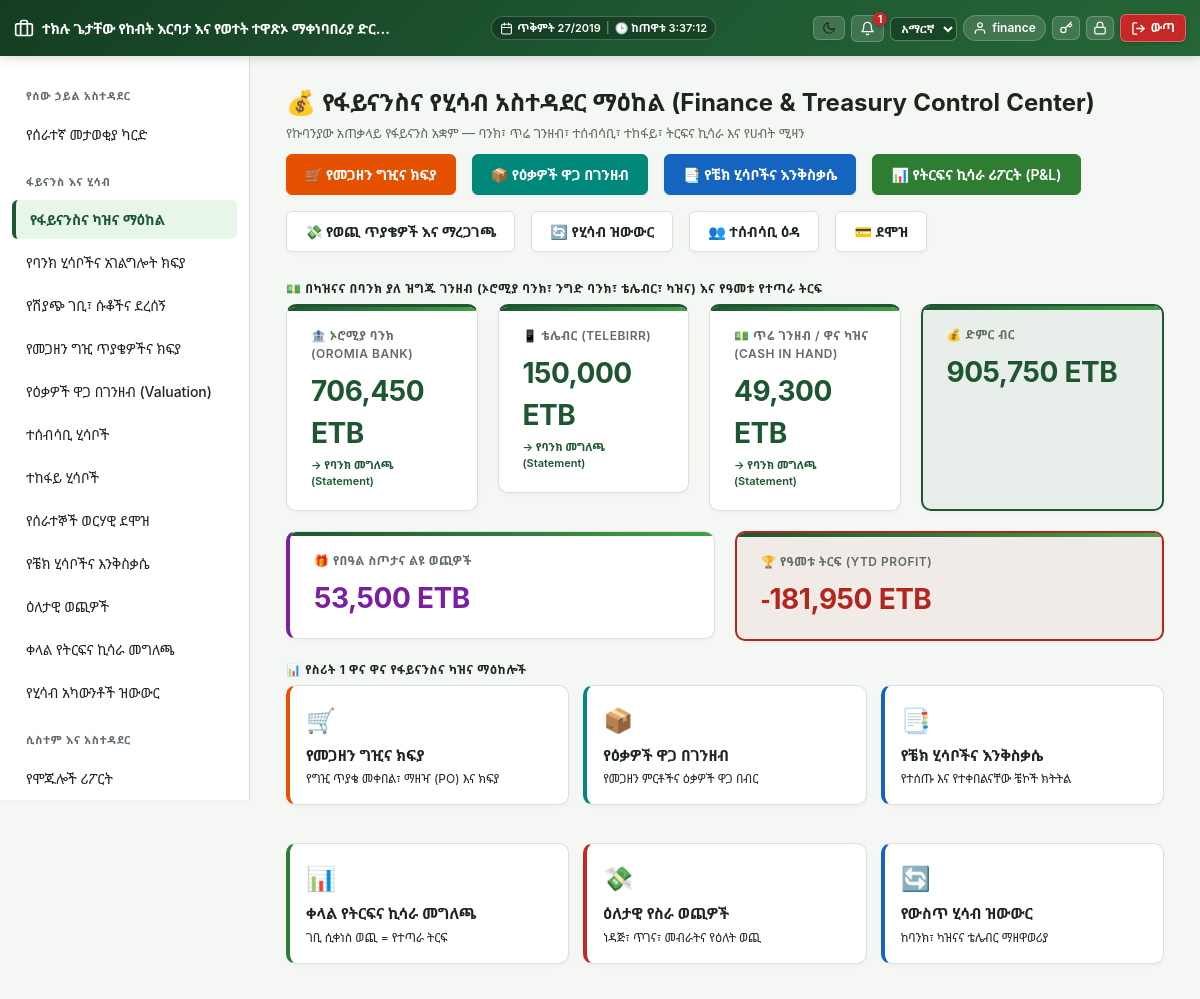
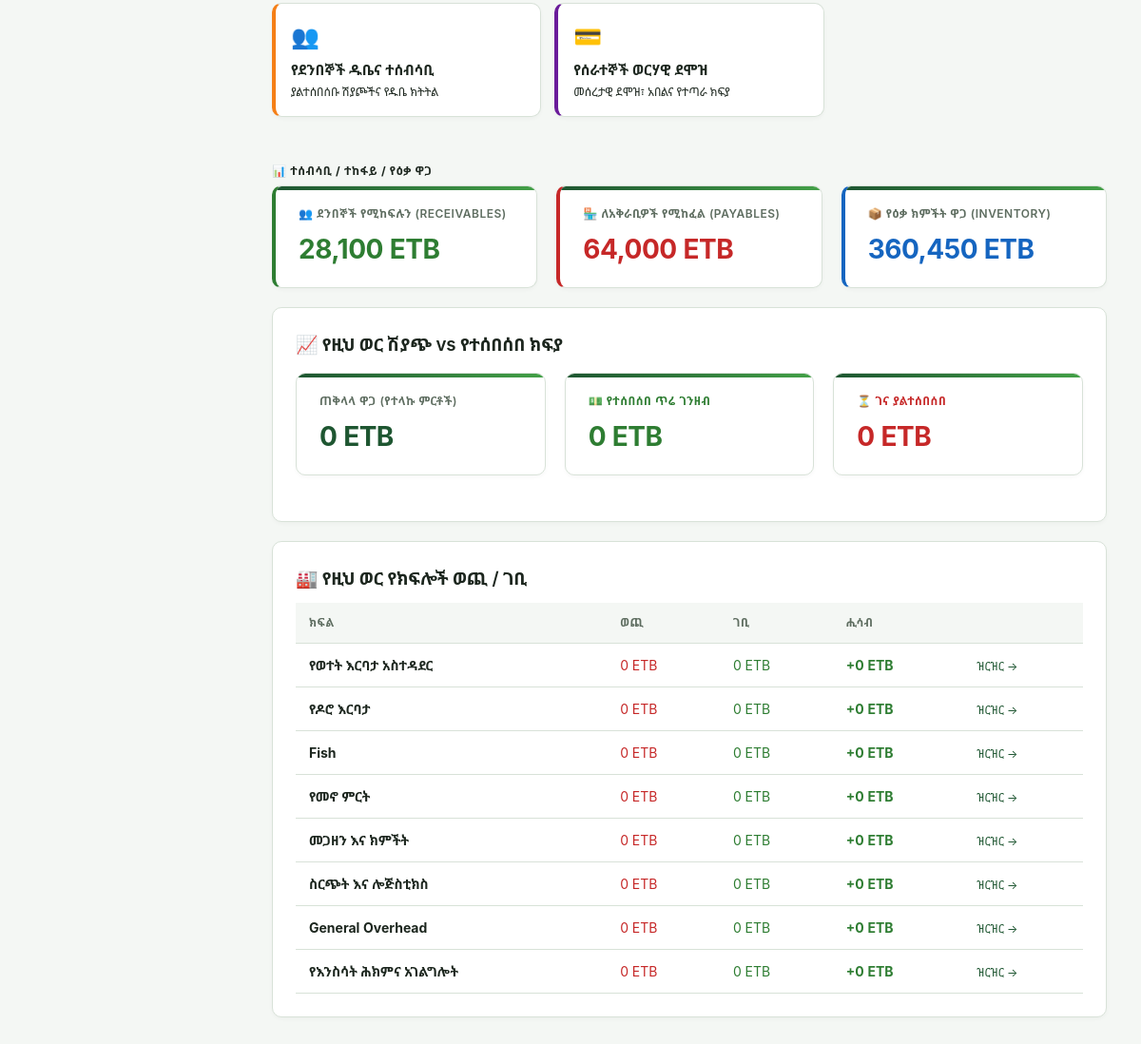
/modules/finance/dashboard.php (signed in), run on an earlier commit of the app's database (2 pictures, top to bottom).
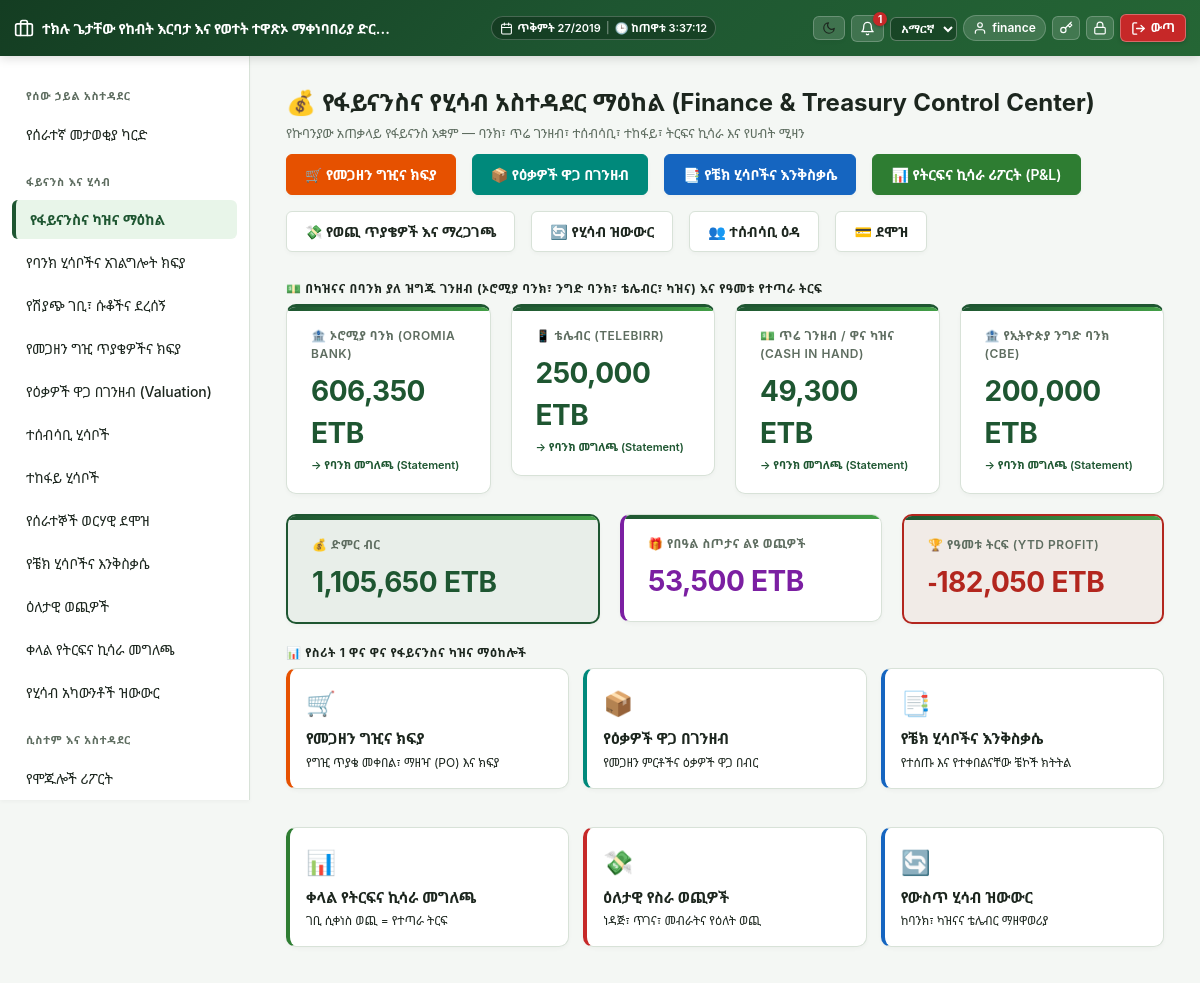
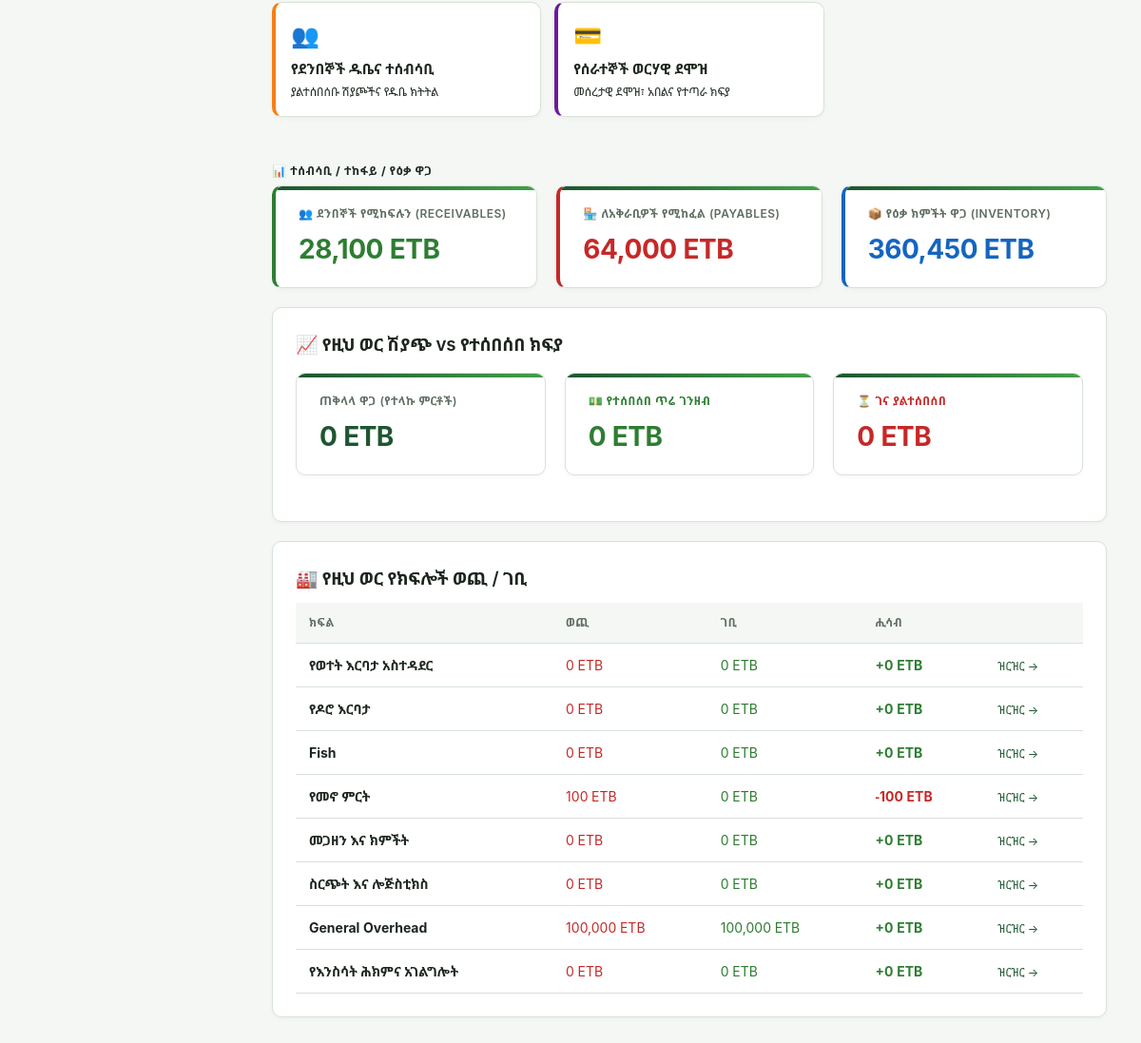
And on a later commit of the database (2 pictures, top to bottom).
### tables this page shows
CREATE TABLE `fin_bank_accounts` (
  `id` int(11) NOT NULL,
  `bank_name` varchar(100) NOT NULL DEFAULT 'Oromia Bank',
  `account_type` enum('bank','cash','mobile') NOT NULL DEFAULT 'bank',
  `account_name` varchar(150) NOT NULL,
  `account_number` varchar(50) NOT NULL,
  `opening_balance` decimal(14,2) NOT NULL DEFAULT 0.00,
  `created_at` datetime DEFAULT current_timestamp()
);

### includes/auth.php (called while the page is built, shortened)
<?php
require_once __DIR__ . '/../config/db.php';
require_once __DIR__ . '/functions.php';
function current_user(): ?array
{
    return $_SESSION['user'] ?? null;
}
function has_role($allowedRoles): bool
{
    $user = current_user();
    return in_array($user['role'], $allowedRoles, true);
}

### includes/functions.php (called while the page is built, shortened)
<?php
require_once __DIR__ . '/../config/db.php';
require_once __DIR__ . '/ethiopian_calendar.php';
function h(?string $s): string { return htmlspecialchars($s ?? '', ENT_QUOTES, 'UTF-8'); }
function finance_balance_by_method(): array
{
    $accounts = db()->query(
        "SELECT id, account_type, opening_balance, account_name, bank_name FROM fin_bank_accounts ORDER BY id"
    )->fetchAll();
    $result = ['bank' => 0.0, 'cash' => 0.0, 'mobile' => 0.0, '_accounts' => []];
    foreach ($accounts as $acc) {
        $opening = (float) $acc['opening_balance'];
        $stmt = db()->prepare(
            "SELECT direction, COALESCE(SUM(amount),0) AS total
             FROM fin_transactions WHERE bank_account_id = ? GROUP BY direction"
        );
        $stmt->execute([$acc['id']]);
        $flows = $stmt->fetchAll(PDO::FETCH_KEY_PAIR);
        $balance = $opening + (float)($flows['inflow'] ?? 0) - (float)($flows['outflow'] ?? 0);
        $type = $acc['account_type'] ?: 'bank';
        if ($acc['id'] === (int)(db()->query("SELECT MIN(id) FROM fin_bank_accounts WHERE account_type='bank'")->fetchColumn())) {
            $unlinked = db()->query(
                "SELECT direction, COALESCE(SUM(amount),0) AS total
                 FROM fin_transactions WHERE bank_account_id IS NULL GROUP BY direction"
            )->fetchAll(PDO::FETCH_KEY_PAIR);
            $balance += (float)($unlinked['inflow'] ?? 0) - (float)($unlinked['outflow'] ?? 0);
        }
        $result[$type] = ($result[$type] ?? 0.0) + $balance;
        $result['_accounts'][] = [
            'id'      => $acc['id'],
            'name'    => $acc['bank_name'] ?: $acc['account_name'],
            'type'    => $type,
            'balance' => $balance,
        ];
    }
    return $result;
}
function current_locale(): string
{
    $user = current_user();
    $locale = $user['locale'] ?? ($_SESSION['guest_locale'] ?? 'en');
    return array_key_exists($locale, SUPPORTED_LOCALES) ? $locale : 'en';
}
function t(string $key, ?string $fallback = null): string
{
    static $cache = [];
    $locale = current_locale();
    if (!isset($cache[$locale])) {
        $path = __DIR__ . "/lang/{$locale}.php";
        $cache[$locale] = file_exists($path) ? require $path : [];
    }
    if (!isset($cache['en'])) {
        $pathEn = __DIR__ . '/lang/en.php';
        $cache['en'] = file_exists($pathEn) ? require $pathEn : [];
    }
    return $cache[$locale][$key] ?? $cache['en'][$key] ?? $fallback ?? $key;
}
function current_theme(): string
{
    $user = current_user();
    $theme = $user['theme'] ?? ($_SESSION['guest_theme'] ?? 'light');
    return $theme === 'dark' ? 'dark' : 'light';
}

### config/db.php (called while the page is built, shortened)
<?php
function db(): PDO
{
    static $pdo = null;
    if ($pdo === null) {
        try {
            $pdo = new PDO(
                "mysql:host=" . DB_HOST . ";dbname=" . DB_NAME . ";charset=utf8mb4",
                DB_USER,
                DB_PASS,
                [
                    PDO::ATTR_ERRMODE => PDO::ERRMODE_EXCEPTION,
                    PDO::ATTR_DEFAULT_FETCH_MODE => PDO::FETCH_ASSOC,
                ]
            );
        } catch (PDOException $e) {
            die('Database connection failed: ' . htmlspecialchars($e->getMessage()) .
                '<br>Check config/db.php — is MySQL running in XAMPP, and does the "aleltu_eifms" database exist?');
        }
    }
    return $pdo;
}

### includes/ethiopian_calendar.php (called while the page is built, shortened)
<?php
class EthiopianDate {
    public static function fromGregorian(int $gy, int $gm, int $gd): array {
        $jdn = gregoriantojd($gm, $gd, $gy);
        $r = ($jdn - self::ETHIOPIC_EPOCH) % 1461;
        $n = ($r % 365) + 365 * intdiv($r, 1460);
        $ey = 4 * intdiv($jdn - self::ETHIOPIC_EPOCH, 1461) + intdiv($r, 365) - intdiv($r, 1460);
        $em = intdiv($n, 30) + 1;
        $ed = ($n % 30) + 1;
        return [$ey, $em, $ed];
    }
    public static function toGregorian(int $ey, int $em, int $ed): array {
        $jdn = self::ETHIOPIC_EPOCH + 365 * $ey + intdiv($ey, 4) + 30 * ($em - 1) + $ed - 1;
        $greg = jdtogregorian($jdn);
        [$gm, $gd, $gy] = explode('/', $greg);
        return [(int)$gy, (int)$gm, (int)$gd];
    }
    public static function today(): array {
        $t = time();
        return self::fromGregorian((int)date('Y', $t), (int)date('n', $t), (int)date('j', $t));
    }
    public static function ethMonthRange(?int $ey = null, ?int $em = null): array {
        if ($ey === null || $em === null) {
            [$curY, $curM] = self::today();
            $ey = $ey ?? $curY;
            $em = $em ?? $curM;
        }
        $lastDay = ($em === 13) ? ((($ey % 4) === 3) ? 6 : 5) : 30;
        [$sy, $sm, $sd] = self::toGregorian($ey, $em, 1);
        [$ey2, $em2, $ed2] = self::toGregorian($ey, $em, $lastDay);
        return [
            'from' => sprintf('%04d-%02d-%02d', $sy, $sm, $sd),
            'to'   => sprintf('%04d-%02d-%02d', $ey2, $em2, $ed2)
        ];
    }
}
function eth_month_range(?int $ey = null, ?int $em = null): array {
    return EthiopianDate::ethMonthRange($ey, $em);
}

### modules/finance/dashboard.php (the view, shortened to what the changed rows need)
<?php
require_once __DIR__ . '/../../includes/functions.php';
require_once __DIR__ . '/../../includes/auth.php';
require_once __DIR__ . '/../../includes/header.php';
$byMethod   = finance_balance_by_method();
$totalMoney  = ($byMethod['bank'] ?? 0) + ($byMethod['cash'] ?? 0) + ($byMethod['mobile'] ?? 0);
$curEthMonth = eth_month_range();
$monthStart  = $curEthMonth['from'];
$today       = date('Y-m-d');
$curEthYear  = eth_year_range();
$yearStart   = $curEthYear['from'];
$stmtYtdRev = db()->prepare("SELECT COALESCE(SUM(amount_paid), 0) FROM dist_dispatches WHERE status NOT IN ('failed', 'cancelled') AND (DATE(planned_dispatch_at) >= ? OR DATE(created_at) >= ?)");
$stmtYtdRev->execute([$yearStart, $yearStart]);
$ytdRevSales = (float)$stmtYtdRev->fetchColumn();
$stmtOtherIn = db()->prepare("SELECT COALESCE(SUM(amount), 0) FROM fin_transactions WHERE direction='inflow' AND category NOT IN ('internal_transfer') AND (source_table IS NULL OR source_table = 'manual') AND transaction_date >= ?");
$stmtOtherIn->execute([$yearStart]);
$ytdOtherIn = (float)$stmtOtherIn->fetchColumn();
$ytdRev      = $ytdRevSales + $ytdOtherIn;
$stmtExp = db()->prepare("SELECT COALESCE(SUM(amount), 0) FROM fin_expenses WHERE status IN ('approved','paid') AND expense_date >= ?");
$stmtExp->execute([$yearStart]);
$ytdExp = (float)$stmtExp->fetchColumn();
$stmtSal = db()->prepare("SELECT COALESCE(SUM(total_paid), 0) FROM fin_payslips ps JOIN fin_payroll_runs pr ON pr.id = ps.payroll_run_id WHERE pr.period_start >= ?");
$stmtSal->execute([$yearStart]);
$ytdSal = (float)$stmtSal->fetchColumn();
$stmtPurch = db()->prepare("SELECT COALESCE(SUM(amount_paid), 0) FROM fin_purchase_orders WHERE created_at >= ?");
$stmtPurch->execute([$yearStart]);
$ytdPurchases = (float)$stmtPurch->fetchColumn();
$ytdProfit = $ytdRev - ($ytdExp + $ytdSal + $ytdPurchases);
$unitCostRows = db()->query(
    "SELECT unit_tag,
            SUM(CASE WHEN direction='inflow'  THEN amount ELSE 0 END) AS inflow,
            SUM(CASE WHEN direction='outflow' THEN amount ELSE 0 END) AS outflow
     FROM fin_transactions
     WHERE transaction_date BETWEEN '{$monthStart}' AND '{$today}'
     GROUP BY unit_tag"
)->fetchAll();
$unitCosts = [];
foreach ($unitCostRows as $r) {
    $unitCosts[$r['unit_tag']] = $r;
}
?>
<div style="display:flex;justify-content:space-between;align-items:center;margin-bottom:20px;flex-wrap:wrap;gap:10px">
    <div>
        <h2 class="mt-0" style="margin-bottom:4px">
            💰 <?= current_locale() === 'am' ? 'የፋይናንስና የሂሳብ አስተዳደር ማዕከል (Finance & Treasury Control Center)' : 'Finance & Treasury Command Center' ?>
        </h2>
    </div>
</div>
<div class="kpi-row" style="margin-bottom:20px">
    <?php foreach (($byMethod['_accounts'] ?? []) as $acc):
        $accMethod = match($acc['type']) { 'bank' => 'bank', 'mobile' => 'telebirr', default => 'cash' };
    ?>
    <a href="<?= BASE_URL ?>/modules/finance/ledger.php?method=<?= $accMethod ?>&account_id=<?= (int)$acc['id'] ?>" style="text-decoration:none;color:inherit;flex:1">
        <div class="kpi" style="cursor:pointer;border-top:3px solid var(--primary)">
            <div class="label"><?= $acc['type']==='bank' ? '🏦' : ($acc['type']==='mobile'?'📱':'💵') ?> <?= h($acc['name']) ?></div>
            <div class="value" style="color:<?= $acc['balance']>=0 ? 'var(--primary)' : '#b3261e' ?>">
                <?= number_format($acc['balance'],0) ?> ETB
            </div>
            <div style="font-size:11px;color:var(--primary);margin-top:4px;font-weight:600">→ የባንክ መግለጫ (Statement)</div>
        </div>
    </a>
    <?php endforeach; ?>
    <div class="kpi" style="border:2px solid var(--primary);background:rgba(43,92,51,0.06)">
        <div class="value"><strong style="color:<?= $totalMoney>=0?'var(--primary)':'#b3261e' ?>"><?= number_format($totalMoney,0) ?> ETB</strong></div>
    </div>
    <a href="<?= BASE_URL ?>/modules/finance/income_statement.php" style="text-decoration:none;color:inherit;flex:1">
        <div class="kpi" style="border:2px solid <?= $ytdProfit>=0?'#2e7d32':'#b3261e' ?>;background:<?= $ytdProfit>=0?'rgba(46,125,50,0.06)':'rgba(179,38,30,0.06)' ?>">
            <div class="label">🏆 <?= current_locale()==='am' ? 'የዓመቱ ትርፍ (YTD Profit)' : 'YTD Net Profit' ?></div>
            <div class="value" style="color:<?= $ytdProfit>=0?'#2e7d32':'#b3261e' ?>">
                <?= number_format($ytdProfit,0) ?> ETB
            </div>
        </div>
    </a>
</div>
<div class="card" style="margin-bottom:20px">
    <table>
        <tr>
            <th><?= current_locale()==='am'?'ክፍል':'Unit' ?></th>
            <th><?= current_locale()==='am'?'ወጪ':'Outflow' ?></th>
            <th><?= current_locale()==='am'?'ገቢ':'Inflow' ?></th>
            <th><?= current_locale()==='am'?'ሒሳብ':'Net' ?></th>
            <th></th>
        </tr>
        <?php foreach (FINANCE_UNIT_TAGS as $unit):
            $label = t('section.'.$unit, ucwords(str_replace('_',' ',$unit)));
            $out = (float)($unitCosts[$unit]['outflow'] ?? 0);
            $in  = (float)($unitCosts[$unit]['inflow']  ?? 0);
            $net = $in - $out;
        ?>
        <tr>
            <td><strong><?= h($label) ?></strong></td>
            <td style="color:#c62828"><?= number_format($out,0) ?> ETB</td>
            <td style="color:#2e7d32"><?= number_format($in,0) ?> ETB</td>
            <td style="font-weight:700;color:<?= $net>=0?'#2e7d32':'#c62828' ?>"><?= ($net>=0?'+':'-').number_format(abs($net),0) ?> ETB</td>
            <td>
                <a href="<?= BASE_URL ?>/modules/finance/ledger.php?unit=<?= urlencode($unit) ?>" style="font-size:12px">
                    <?= current_locale()==='am'?'ዝርዝር':'Detail' ?> →
                </a>
            </td>
        </tr>
        <?php endforeach; ?>
    </table>
</div>
<?php require_once __DIR__ . '/../../includes/footer.php'; ?>

### includes/header.php (shortened to what the changed rows need)
<?php
require_once __DIR__ . '/auth.php';
?>
<!DOCTYPE html>
<html lang="<?= h(current_locale()) ?>" data-theme="<?= h(current_theme()) ?>">
<head>
    <link rel="stylesheet" href="<?= BASE_URL ?>/assets/css/app.css?v=<?= time() ?>">
</head>
<body>
<?php
$currentScript = $_SERVER['SCRIPT_NAME'] ?? '';
?>
<div class="layout">
    <div class="sidebar" id="sidebar">
        <?php foreach ($sidebarMenu as $sec): ?>
            <?php
            $visibleItems = array_filter($sec['items'], function($item) {
                return empty($item['roles']) || has_role($item['roles']);
            });
            ?>
            <?php if (!empty($visibleItems)): ?>
                <div class="section"><?= h($sec['title']) ?></div>
                <?php foreach ($visibleItems as $item): ?>
                    <?php $isActive = ($currentScript === $item['url']); ?>
                    <a href="<?= h($item['url']) ?>" class="<?= $isActive ? 'active' : '' ?>"><?= h($item['label']) ?></a>
                <?php endforeach; ?>
            <?php endif; ?>
        <?php endforeach; ?>
    </div>
    <div class="content">

What changed in the data, as far as the page shows it:
changed fin_bank_accounts "ኦሮሚያ ባንክ (OROMIA BANK)": balance "706,450" → "606,350"
changed fin_bank_accounts "ቴሌብር (TELEBIRR)": balance "150,000" → "250,000"
added fin_bank_accounts: bank_name "የኢትዮጵያ ንግድ ባንክ (CBE)", balance "200,000"
Also different on the page:
$totalMoney: "905,750" → "1,105,650"
$ytdProfit: "-181,950" → "-182,050"
new list line: "የመኖ ምርት 100 ETB 0 ETB - 100 ETB ዝርዝር →"
new list line: "General Overhead 100,000 ETB 100,000 ETB + 0 ETB ዝርዝር →"
list line gone: "የመኖ ምርት 0 ETB 0 ETB + 0 ETB ዝርዝር →"
list line gone: "General Overhead 0 ETB 0 ETB + 0 ETB ዝርዝር →"
